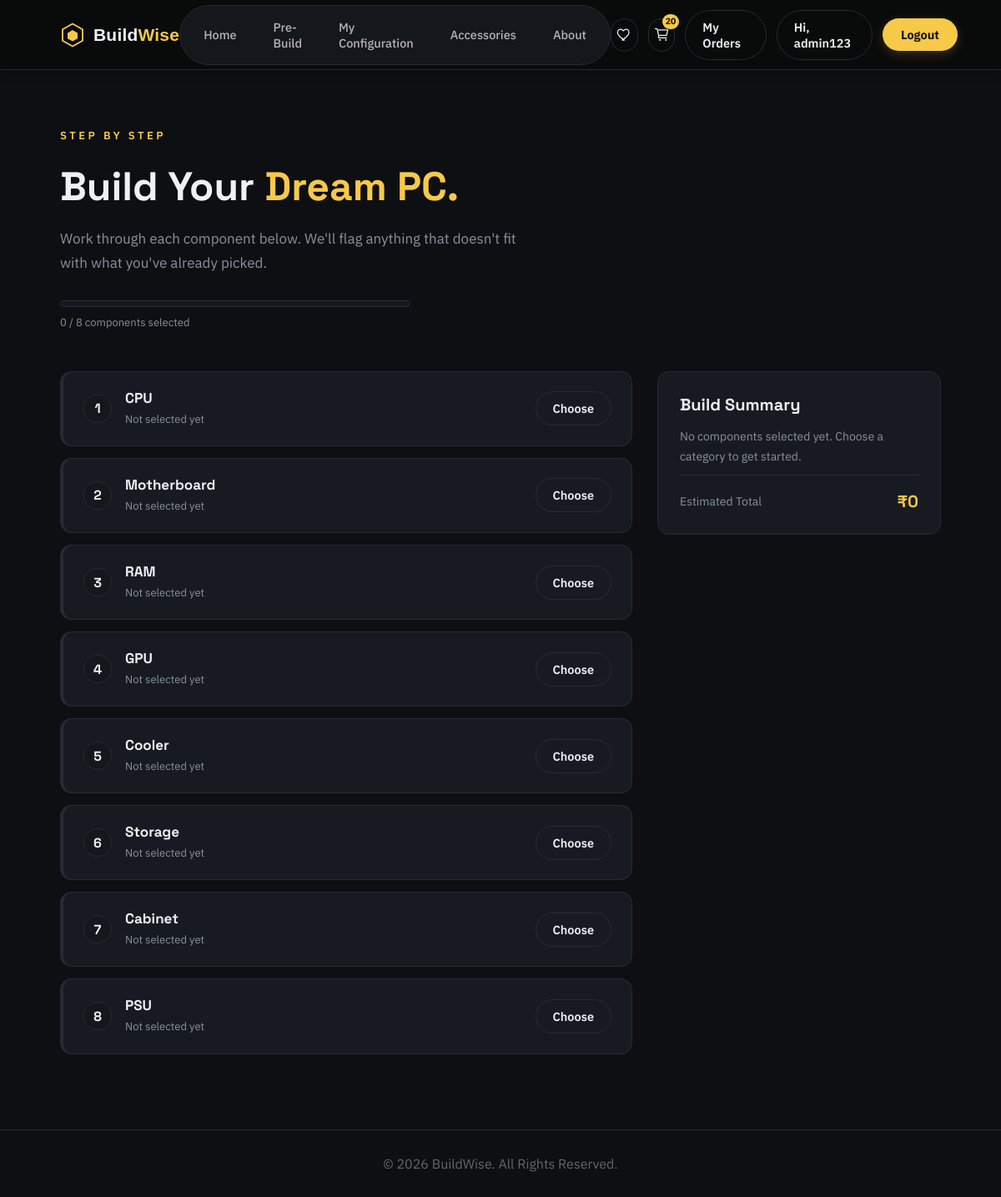
Page /builder/ (signed in) on the committed database.
### products/models.py (models this page shows, shortened)
class Category(models.Model):
    name = models.CharField(max_length=100)

### products/views.py (the view)
# urls.py: path("builder/", product_views.builder, name="builder"),
@login_required(login_url="login")
def builder(request):
    context = _get_build_context(request)
    context["cart_count"] = _cart_count(request)
    return render(request, "builder.html", context)

### products/context_processors.py (called while the page is built)
def wishlist_count(request):
    user = getattr(request, "user", None)
    if not user or not user.is_authenticated:
        return {"wishlist_count": 0}
    return {"wishlist_count": WishlistItem.objects.filter(user=user).count()}

### products/views.py (called while the page is built, shortened)
def classify_category(category):
    if not category:
        return None
    name = category.name.lower()
    for key, keywords in CATEGORY_KEYWORDS.items():
        if any(word in name for word in keywords):
            return key
    return None

def get_step_category_map():
    mapping = {}
    for category in Category.objects.all():
        key = classify_category(category)
        if key and key not in mapping:
            mapping[key] = category
    return mapping

def get_spec(product, category_key):
    if not product or not category_key:
        return None
    related_name = SPEC_RELATED_NAME.get(category_key)
    return getattr(product, related_name, None) if related_name else None

def _cart_count(request):
    if not request.user.is_authenticated:
        return 0
    total = CartItem.objects.filter(user=request.user).aggregate(total=Sum("quantity"))
    return total["total"] or 0

def get_build_products(request):
    raw = request.session.get(BUILD_SESSION_KEY, {})
    products = {}
    return products

def estimate_performance(build_products):
    weighted_total = 0
    weight_used = 0
    for key, weight in PERFORMANCE_WEIGHTS.items():
        product = build_products.get(key)
        if product:
            weighted_total += TIER_SCORE.get(product.tier, 60) * weight
            weight_used += weight
    if weight_used == 0:
        return None
    return round(weighted_total / weight_used)

def build_recommendation(issues, performance):
    if issues:
        return "NEEDS ATTENTION", "bad"
    if performance is None:
        return "INCOMPLETE BUILD", "warn"
    if performance >= 85:
        return "EXCELLENT BUILD", "good"
    if performance >= 65:
        return "GOOD BUILD", "good"
    return "BASIC BUILD", "warn"

### template/builder.html (shortened to what this page needs)
{% load static %}
<!DOCTYPE html>
<html lang="en">
<head>
    <link rel="stylesheet" href="{% static 'style.css' %}">
</head>
<body>
    <header class="navbar">
        <a href="{% url 'home' %}" class="logo">
            <svg class="logo-mark" viewBox="0 0 40 40" fill="none" xmlns="http://www.w3.org/2000/svg">
                <path d="M20 2 L36 11 V29 L20 38 L4 29 V11 Z" stroke="#f7c948" stroke-width="2.5"/>
                <path d="M20 12 L28 16.5 V25.5 L20 30 L12 25.5 V16.5 Z" fill="#f7c948"/>
            </svg>
            <span class="logo-text">Build<span class="accent">Wise</span></span>
        </a>
        <nav class="nav-pill">
            <a href="{% url 'home' %}">Home</a>
            <a href="{% url 'prebuild' %}">Pre-Build</a>
            <a href="{% url 'my_configuration' %}">My Configuration</a>
            <a href="{% url 'accessories' %}">Accessories</a>
            <a href="{% url 'about' %}">About</a>
        </nav>
        <div class="nav-auth">
                        <a href="{% url 'wishlist' %}" class="cart-icon-link" aria-label="View wishlist">
            </a>
            <a href="{% url 'view_cart' %}" class="cart-icon-link" aria-label="View cart">
                {% if cart_count %}<span class="cart-badge">{{ cart_count }}</span>{% endif %}
            </a>
            {% if request.user.is_authenticated %}
                <a href="{% url 'order_history' %}" class="btn-ghost">My Orders</a>
                <a href="{% url 'profile' %}" class="btn-ghost">Hi, {{ request.user.username }}</a>
                <a href="{% url 'logout' %}" class="btn-fill">Logout</a>
            {% else %}
                <a href="{% url 'login' %}" class="btn-fill">Login / Sign Up</a>
            {% endif %}
        </div>
    </header>
    <main>
        <section class="builder-header">
            <p class="tagline">STEP BY STEP</p>
            <h1>Build Your <span>Dream PC.</span></h1>
            <p class="hero-text">
                Work through each component below. We'll flag anything that
                doesn't fit with what you've already picked.
            </p>
            <div class="build-progress">
                <div class="build-progress-bar">
                </div>
                <span class="build-progress-label">{{ selected_count }} / {{ total_steps }} components selected</span>
            </div>
        </section>
        <section class="builder-layout">
            <div class="builder-steps">
                {% for step in steps %}
                <div class="step-card {% if step.product %}step-complete{% endif %}">
                    <div class="step-card-main">
                        <span class="step-number">{{ forloop.counter }}</span>
                        <div class="step-card-body">
                            <h3>{{ step.key }}</h3>
                            {% if step.product %}
                            <p class="step-selected-name">{{ step.product.brand }} {{ step.product.name }}</p>
                            <p class="step-selected-price">₹{{ step.product.price }}</p>
                            {% else %}
                            <p class="hero-text step-empty-text">Not selected yet</p>
                            {% endif %}
                        </div>
                    </div>
                    <div class="step-card-actions">
                        {% if step.category %}
                        <a href="{% url 'products' %}?category={{ step.category.id }}&amp;build=1" class="btn-ghost">
                            {% if step.product %}Change{% else %}Choose{% endif %}
                        </a>
                        {% endif %}
                    </div>
                </div>
                {% endfor %}
            </div>
            <aside class="build-summary">
                <h2>Build Summary</h2>
                {% if selected_count == 0 %}
                <p class="hero-text build-summary-empty">
                    No components selected yet. Choose a category to get started.
                </p>
                {% endif %}
                <div class="build-summary-total">
                    <span>Estimated Total</span>
                    <span class="build-summary-price">₹{{ analysis.total_price }}</span>
                </div>
            </aside>
        </section>
    </main>
    <footer>
        <p>© 2026 BuildWise. All Rights Reserved.</p>
    </footer>
</body>
</html>

### rows in the picture
Category: key "CPU"
Category: key "Motherboard"
Category: key "RAM"
Category: key "GPU"
Category: key "Cooler"
Category: key "Storage"
Category: key "Cabinet"
Category: key "PSU"

### other values in the picture
{{ cart_count }} "20"
{{ request.user.username }} "admin123"
{{ selected_count }} "0"
{{ total_steps }} "8"
{{ analysis.total_price }} "0"
